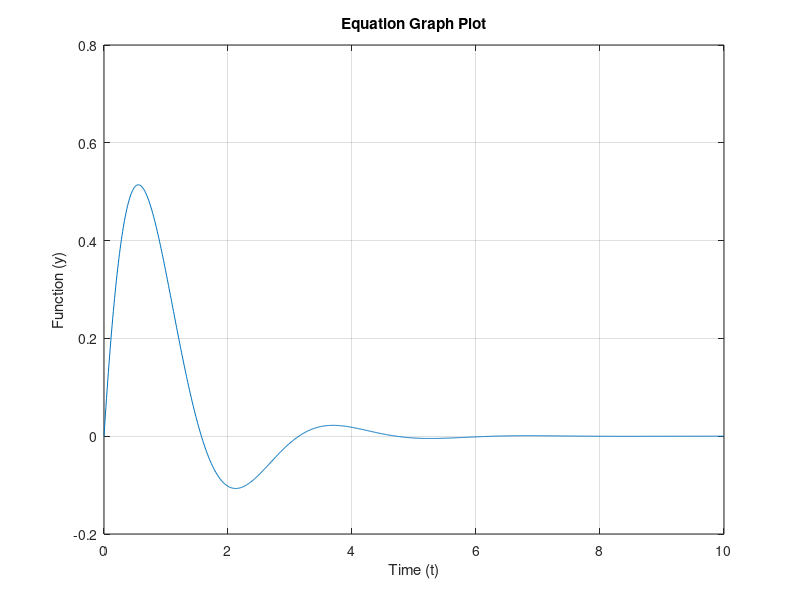

Reproduce this figure in MATLAB.
% Define the parameters
a = 1; % Decay rate
b = 2; % Frequency

% Define the time vector
t = linspace(0, 10, 1000); % From 0 to 10 with 1000 points

% Compute the function
y = exp(-a * t) .* sin(b * t);

% Plot the graph
figure;
plot(t, y);
xlabel('Time (t)');
ylabel('Function (y)');
title('Equation Graph Plot');
grid on;